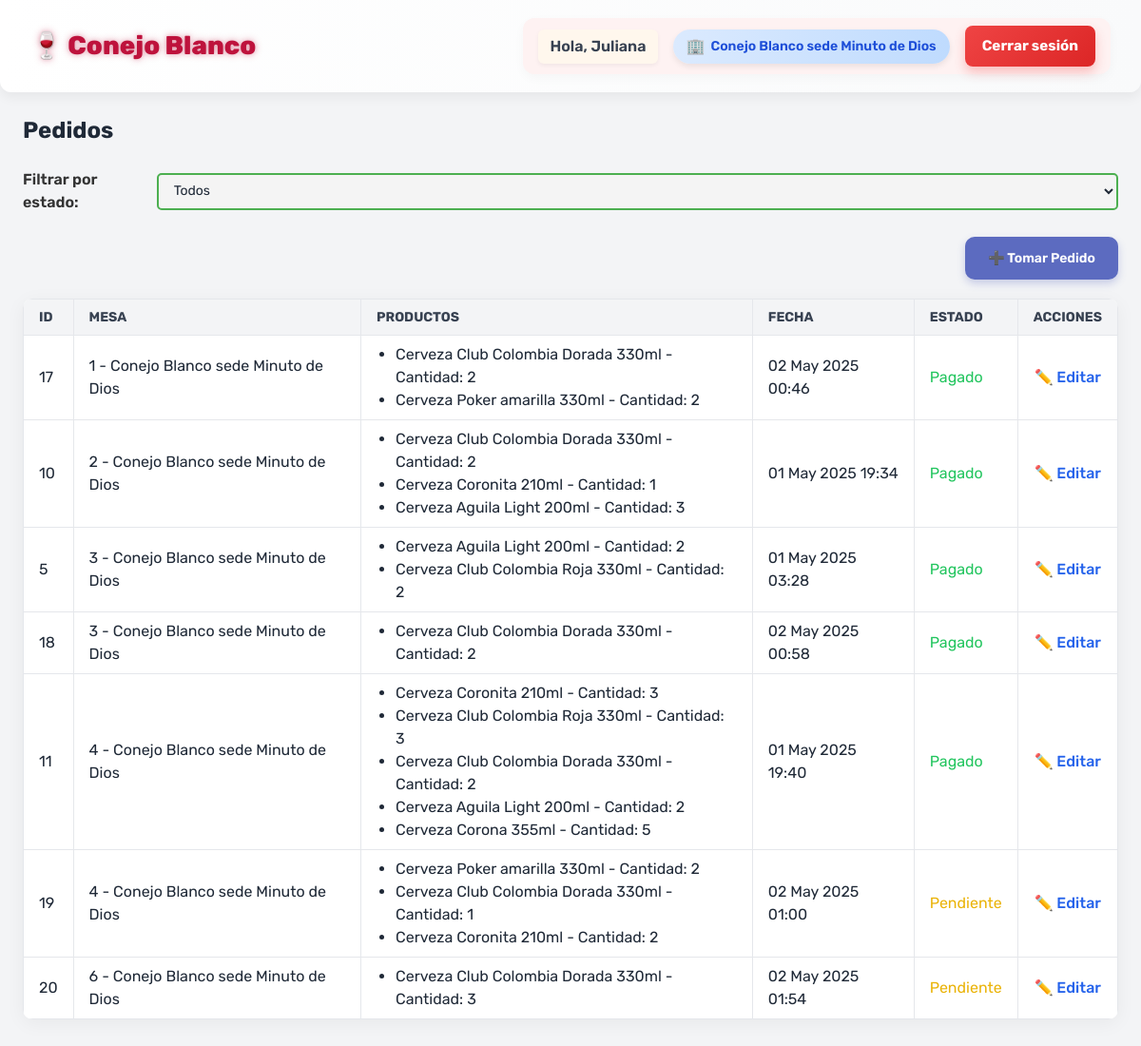
Screenshot of /api/pedidos/ver/ (signed in) with the database file from the repository.
### usuarios/models.py (models this page shows, shortened)
class Usuario(AbstractUser):
    rol = models.CharField(max_length=20, choices=ROLES)
    sede = models.ForeignKey(Sede, on_delete=models.CASCADE, null=True, blank=False)

### sede/models.py (models this page shows, shortened)
class Sede(models.Model):
    nombre = models.CharField(max_length=100)
    direccion = models.CharField(max_length=255)
    telefono = models.CharField(max_length=20)
    email = models.EmailField()

### pedidos/models.py (models this page shows, shortened)
class Pedido(models.Model):
    usuario = models.ForeignKey(Usuario, on_delete=models.CASCADE)
    mesa = models.ForeignKey(Mesa, on_delete=models.SET_NULL, null=True, blank=True)
    pagado = models.BooleanField(default=False)
    estado = models.CharField(max_length=20, choices=ESTADOS_PEDIDO, default='pendiente')
    creado = models.DateTimeField(auto_now_add=True)

class PedidoProducto(models.Model):
    pedido = models.ForeignKey('Pedido', related_name='productos', on_delete=models.CASCADE)
    producto = models.ForeignKey(Producto, on_delete=models.CASCADE)
    cantidad = models.PositiveIntegerField()
    precio_unitario = models.DecimalField(max_digits=10, decimal_places=2, default=0.00)

### mesa/models.py (models this page shows, shortened)
class Mesa(models.Model):
    UBICACIONES = (
        (1, 'Primer piso'),
        (2, 'Segundo piso'),
    )
    numeroMesa = models.PositiveIntegerField()
    capacidad = models.PositiveIntegerField()
    ubicacion = models.IntegerField(choices=UBICACIONES)
    sede = models.ForeignKey(Sede, on_delete=models.CASCADE)
    ocupada = models.BooleanField(default=False)
    class Meta:
        unique_together = ('numeroMesa', 'sede')  # Evitar duplicados en una sede

### productos/models.py (models this page shows, shortened)
class Producto(models.Model):
    nombre = models.CharField(max_length=100)
    descripcion = models.TextField(blank=True, null=True)

### pedidos/views.py (the view, shortened to what this page needs)
# urls.py: path('ver/', ver_pedidos, name='ver_pedidos'),
@login_required
def ver_pedidos(request):
    sede_usuario = request.user.sede
    estado = request.GET.get('estado', 'todos')
    if estado == 'todos':
        pedidos = Pedido.objects.filter(mesa__sede=sede_usuario)
    elif estado == 'pendiente':
        pedidos = Pedido.objects.filter(mesa__sede=sede_usuario, estado='pendiente')
    else:  # estado == 'pagado'
        pedidos = Pedido.objects.filter(mesa__sede=sede_usuario, estado='pagado')
    mesas_disponibles = Mesa.objects.filter(sede=sede_usuario, ocupada=False)
    return render(request, 'pedidos/ver_pedidos.html', {
        'pedidos': pedidos,
        'estado': estado,
        'mesas': mesas_disponibles,  # Solo mostrar mesas no ocupadas
        'productos': InventarioProducto.objects.filter(sede=sede_usuario),
    })

### templates/pedidos/ver_pedidos.html (shortened to what this page needs)
{% extends 'base.html' %}
{% load custom_filters %}
{% load static %}
{% block head %}
<link rel="stylesheet" href="{% static 'css/pedidos/ver_pedidos.css' %}">
{% endblock %}
{% block content %}
<h2 class="text-2xl font-bold mb-6">Pedidos</h2>
<form method="GET" action="{% url 'ver_pedidos' %}" class="mb-6">
    <label for="estado" class="mr-2">Filtrar por estado:</label>
    <select name="estado" id="estado" onchange="this.form.submit()">
        <option value="todos" {% if estado == 'todos' %}selected{% endif %}>Todos</option>
    </select>
</form>
<div style="display: flex; justify-content: flex-end; margin-bottom: 20px;">
    <button id="abrirModal" class="tomar-pedido-btn">
        ➕ Tomar Pedido
    </button>
</div>
<table class="min-w-full table-auto border-collapse mb-8">
    <thead>
        <tr>
            <th class="border px-4 py-2">ID</th>
            <th class="border px-4 py-2">Mesa</th>
            <th class="border px-4 py-2">Productos</th>
            <th class="border px-4 py-2">Fecha</th>
            <th class="border px-4 py-2">Estado</th>
            <th class="border px-4 py-2">Acciones</th>
        </tr>
    </thead>
    <tbody>
        {% for pedido in pedidos %}
        <tr>
            <td class="border px-4 py-2">{{ pedido.id }}</td>
            <td class="border px-4 py-2">{{ pedido.mesa.numeroMesa }} - {{ pedido.mesa.sede.nombre }}</td>
            <td class="border px-4 py-2">
                <ul class="list-disc pl-5">
                {% for item in pedido.productos.all %}
                    <li>{{ item.producto.nombre }} - Cantidad: {{ item.cantidad }}</li>
                {% endfor %}
                </ul>
            </td>
            <td class="border px-4 py-2">{{ pedido.creado|date:"d M Y H:i" }}</td>
            <td class="border px-4 py-2">
                {% if pedido.estado == 'pendiente' %}
                    <span class="text-yellow-500">Pendiente</span>
                {% else %}
                    <span class="text-green-500">Pagado</span>
                {% endif %}
            </td>
            <td class="border px-4 py-2 text-center">
              <button class="btn-editar" onclick="abrirModalEditar(this)"
                data-id="{{ pedido.id }}"
                data-estado="{{ pedido.estado }}">
                ✏️ Editar
              </button>
            </td>
        </tr>
        {% empty %}
        <tr>
            <td colspan="6" class="border px-4 py-2 text-center">No hay pedidos para mostrar.</td>
        </tr>
        {% endfor %}
    </tbody>
</table>
{% endblock %}

### templates/base.html (shortened to what this page needs)
{% load static %}
<!DOCTYPE html>
<html lang="es">
<head>
    <script src="https://cdn.tailwindcss.com"></script>
    <link rel="stylesheet" href="{% static 'css/base_estilos.css' %}">
    {% block head %}{% endblock %}
</head>
<body class="bg-gray-100 text-gray-800">
    <nav class="navbar">
        {% if user.is_authenticated %}
            {% if user.rol == 'administrador' %}
                <a href="{% url 'dashboard_admin' %}" class="logo">🍷 Conejo Blanco</a>
            {% elif user.rol == 'cajero' %}
                <a href="{% url 'dashboard_caja' %}" class="logo">🍷 Conejo Blanco</a>
            {% elif user.rol == 'mesero' %}
                <a href="{% url 'dashboard_mesero' %}" class="logo">🍷 Conejo Blanco</a>
            {% else %}
                <span class="logo">🍷 Conejo Blanco</span>
            {% endif %}
        {% else %}
            <a href="{% url 'login' %}" class="logo">🍷 Conejo Blanco</a>
        {% endif %}
        {% if user.is_authenticated %}
        <div class="user-info">
            <span class="greeting">Hola, {{ user.first_name }}</span>
            <span class="badge-sede"> {{ user.sede.nombre|default:"Sin sede" }}</span>
            <a href="{% url 'logout' %}" class="logout-btn">Cerrar sesión</a>
        </div>
        {% endif %}
    </nav>
    <main class="p-6">
        {% block content %}{% endblock %}
    </main>
</body>
</html>

### static/css/base_estilos.css (style rules this page uses)
body { font-family: 'Rubik', sans-serif; background-color: #f9fafb; color: #1f2937; transition: background-color 0.3s ease, color 0.3s ease; }
.navbar { background: linear-gradient(to right, #ffffff, #f9fafb); padding: 1.2rem 2rem; box-shadow: 0 6px 12px rgba(0, 0, 0, 0.05); border-radius: 0 0 12px 12px; display: flex; justify-content: space-between; align-items: center; flex-wrap: wrap; transition: background-color 0.3s ease; }
.logo { font-size: 1.7rem; font-weight: 800; color: #be123c; text-shadow: 0 0 4px #be123c33, 0 0 8px #be123c55; transition: transform 0.3s ease; }
.user-info { display: flex; gap: 1rem; align-items: center; background: #fef2f2; padding: 8px 16px; border-radius: 12px; box-shadow: 0 4px 12px rgba(0, 0, 0, 0.03); transition: all 0.3s ease-in-out; }
.greeting { font-weight: 600; color: #374151; font-size: 1rem; background-color: #fff7ed; padding: 6px 12px; border-radius: 6px; box-shadow: 0 2px 4px rgba(0, 0, 0, 0.05); }
.badge-sede { background: linear-gradient(to right, #dbeafe, #bfdbfe); color: #1d4ed8; font-size: 0.875rem; font-weight: 600; padding: 6px 14px; border-radius: 9999px; box-shadow: 0 3px 6px rgba(0, 0, 0, 0.08); display: inline-flex; align-items: center; gap: 6px; }
.badge-sede::before { content: '🏢'; font-size: 1rem; }
.logout-btn { background: linear-gradient(135deg, #ef4444, #dc2626); color: #fff; padding: 10px 18px; border-radius: 8px; font-weight: 700; font-size: 0.95rem; transition: all 0.3s ease; box-shadow: 0 6px 12px rgba(239, 68, 68, 0.3); border: none; }
main { padding: 2rem; animation: fadeIn 0.6s ease-out; }

### static/css/pedidos/ver_pedidos.css (style rules this page uses)
body { font-family: 'Rubik', sans-serif; background-color: #f4f7fb; color: #333; transition: all 0.3s ease-in-out; }
.tomar-pedido-btn { background-color: #5c6bc0; color: white !important; border: none; border-radius: 10px; padding: 12px 24px; font-size: 14px; font-weight: 600; transition: background-color 0.3s, transform 0.2s ease; box-shadow: 0 4px 8px rgba(92, 107, 192, 0.3); }
button.btn-editar { font-weight: 500; color: #2563eb; transition: color 0.3s ease, transform 0.2s ease; }
input[type="number"], select, .input-texto, .input-select { width: 100%; padding: 10px; margin: 10px 0; border-radius: 8px; border: 1px solid #ccc; transition: border 0.3s ease, box-shadow 0.3s ease; }
table { border-collapse: collapse; width: 100%; background-color: white; border-radius: 10px; overflow: hidden; box-shadow: 0 4px 20px rgba(0, 0, 0, 0.05); }
thead { background-color: #f3f4f6; text-transform: uppercase; font-size: 14px; color: #374151; }
th, td { padding: 14px 16px; text-align: left; border-bottom: 1px solid #e5e7eb; }
form { display: flex; align-items: center; justify-content: flex-start; gap: 10px; margin-bottom: 20px; }
form label { font-family: 'Rubik', sans-serif; font-size: 16px; color: #333; font-weight: 600; }
form select { padding: 8px 12px; font-size: 14px; font-family: 'Rubik', sans-serif; border: 2px solid #4CAF50; border-radius: 5px; background-color: #f4f4f4; cursor: pointer; transition: all 0.3s ease; }
form option { padding: 8px; font-family: 'Rubik', sans-serif; }

### rows the page displays
Usuario: first_name "Juliana", sede.nombre "Conejo Blanco sede Minuto de Dios"
Pedido: id "17", mesa.numeroMesa "1", mesa.sede.nombre "Conejo Blanco sede Minuto de Dios", creado "02 May 2025 00:46", estado "Pagado"
PedidoProducto: producto.nombre "Cerveza Club Colombia Dorada 330ml", cantidad "2"
PedidoProducto: producto.nombre "Cerveza Poker amarilla 330ml", cantidad "2"
Pedido: id "10", mesa.numeroMesa "2", mesa.sede.nombre "Conejo Blanco sede Minuto de Dios", creado "01 May 2025 19:34", estado "Pagado"
PedidoProducto: producto.nombre "Cerveza Club Colombia Dorada 330ml", cantidad "2"
PedidoProducto: producto.nombre "Cerveza Coronita 210ml", cantidad "1"
PedidoProducto: producto.nombre "Cerveza Aguila Light 200ml", cantidad "3"
Pedido: id "5", mesa.numeroMesa "3", mesa.sede.nombre "Conejo Blanco sede Minuto de Dios", creado "01 May 2025 03:28", estado "Pagado"
PedidoProducto: producto.nombre "Cerveza Aguila Light 200ml", cantidad "2"
PedidoProducto: producto.nombre "Cerveza Club Colombia Roja 330ml", cantidad "2"
Pedido: id "18", mesa.numeroMesa "3", mesa.sede.nombre "Conejo Blanco sede Minuto de Dios", creado "02 May 2025 00:58", estado "Pagado"
PedidoProducto: producto.nombre "Cerveza Club Colombia Dorada 330ml", cantidad "2"
Pedido: id "11", mesa.numeroMesa "4", mesa.sede.nombre "Conejo Blanco sede Minuto de Dios", creado "01 May 2025 19:40", estado "Pagado"
PedidoProducto: producto.nombre "Cerveza Coronita 210ml", cantidad "3"
PedidoProducto: producto.nombre "Cerveza Club Colombia Roja 330ml", cantidad "3"
PedidoProducto: producto.nombre "Cerveza Club Colombia Dorada 330ml", cantidad "2"
PedidoProducto: producto.nombre "Cerveza Aguila Light 200ml", cantidad "2"
PedidoProducto: producto.nombre "Cerveza Corona 355ml", cantidad "5"
Pedido: id "19", mesa.numeroMesa "4", mesa.sede.nombre "Conejo Blanco sede Minuto de Dios", creado "02 May 2025 01:00", estado "Pendiente"
PedidoProducto: producto.nombre "Cerveza Poker amarilla 330ml", cantidad "2"
PedidoProducto: producto.nombre "Cerveza Club Colombia Dorada 330ml", cantidad "1"
PedidoProducto: producto.nombre "Cerveza Coronita 210ml", cantidad "2"
Pedido: id "20", mesa.numeroMesa "6", mesa.sede.nombre "Conejo Blanco sede Minuto de Dios", creado "02 May 2025 01:54", estado "Pendiente"
PedidoProducto: producto.nombre "Cerveza Club Colombia Dorada 330ml", cantidad "3"
